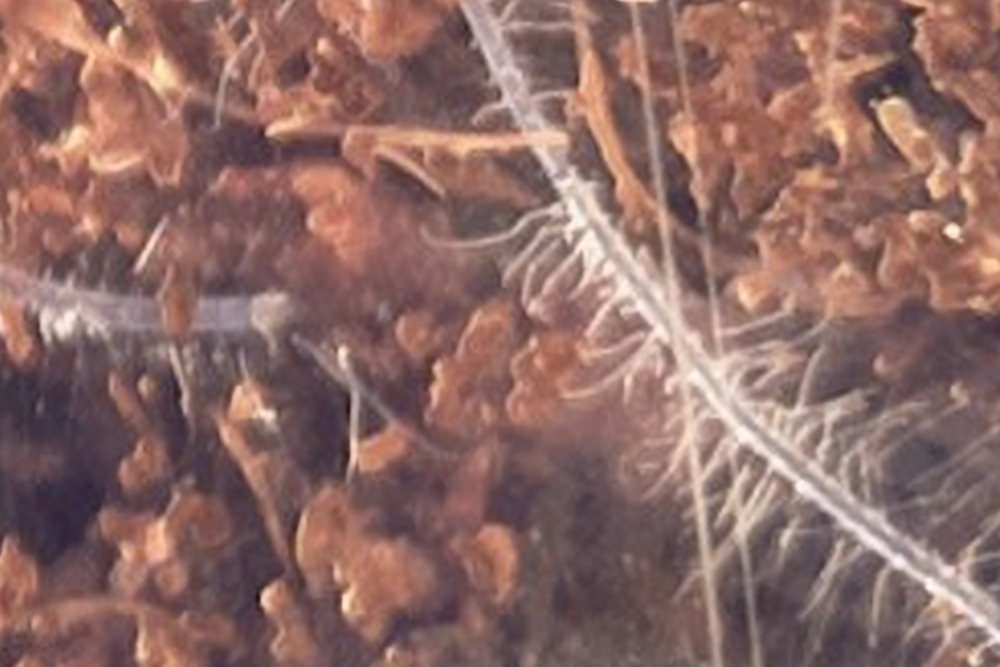
#> input picture results/type_3/arb_sr_x4.png, 1000 x 667 px, shrunk from 1224 x 816 before the run
$ python 'canny_edge detection.py'
#> lines starting #> are read from the running program, lines starting #| are printed output that depends on the picture
#> further down, image is the input picture: shape (667, 1000, 3); mean B, G, R 101.7, 106.6, 142.4
import numpy as np
from scipy import signal
import matplotlib.pyplot as plt
import cv2
import numpy as np
from tqdm import tqdm

"""
This script takes an img and runs edge detection algorithms on it.
canny, sobel operation and hough transformation are performed.
"""


# [31 lines left out: function sobel_edge_detection, not called in this run]


def canny_edge_detection(image, gawss_sigma):
  """
  Performs Canny edge detection on the given img.

  Args:
    image: A numpy array representing the img.

  Returns:
    A numpy array representing the edge detected img.
  """
#> called with gawss_sigma = 1

  # Convert the img to grayscale if it is not already.
  if image.ndim == 3 and image.shape[2] == 3:
    image = np.mean(image, axis=2)
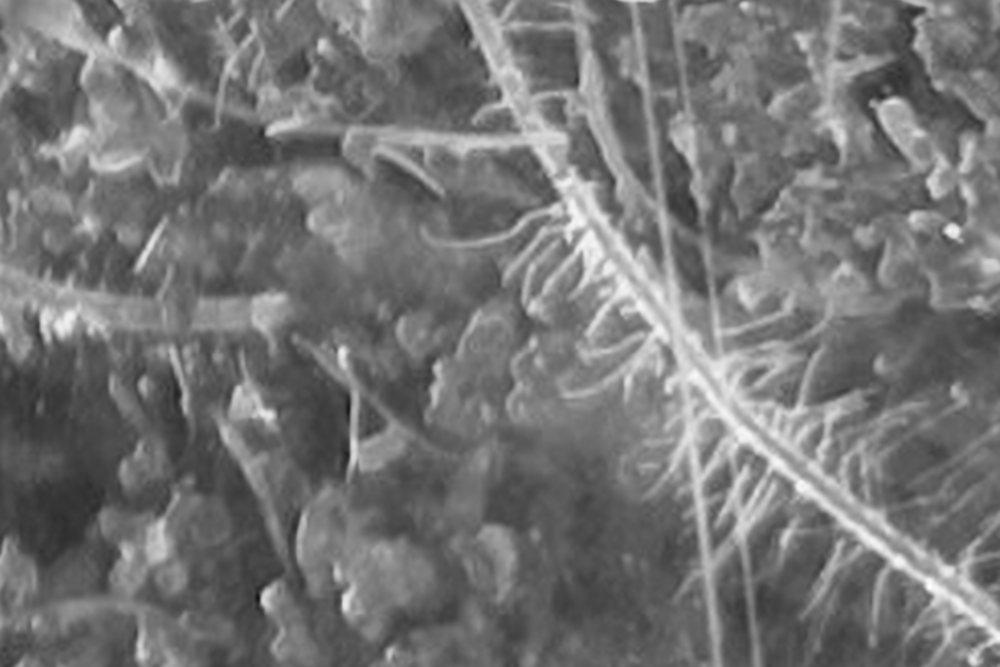
#> image: shape (667, 1000) float64; min 18.67, max 255, mean 116.9

  # Apply Gaussian blur to reduce noise.
  blurred_image = cv2.GaussianBlur(image, (5, 5), gawss_sigma)

  # Convert the blurred img to a depth of CV_8U.
  blurred_image = cv2.convertScaleAbs(blurred_image)

  # Apply Canny edge detection.
  edges = cv2.Canny(blurred_image, 50, 150)
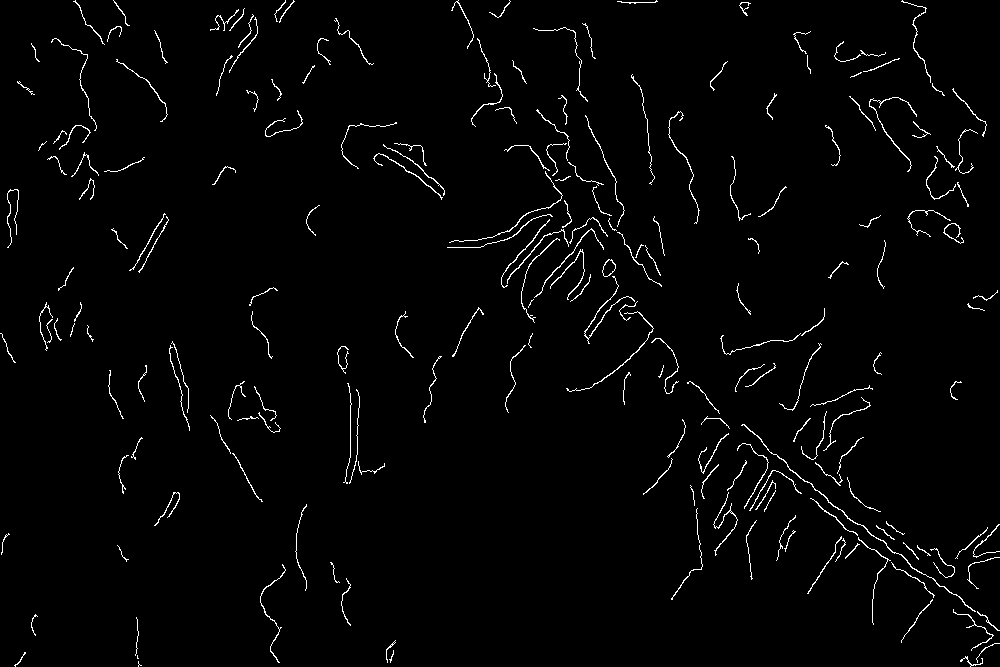
#> edges: shape (667, 1000); 2% white in thin lines or dots

  # Return the edge detected img.
  return edges


# [13 lines left out: function draw_lines, not called in this run]


# image = cv2.imread(r'results\type_2\zoomIn.png')
image = cv2.imread(r'results/type_3/arb_sr_x4.png')

# ========== canny - edge detection ==========
edge_detected_canny = canny_edge_detection(image, 1)
plt.title('canny - edge detection')
plt.imshow(edge_detected_canny, cmap='gray')
plt.show()

$ run again, with results/type_2/zoomIn.png copied over results/type_3/arb_sr_x4.png
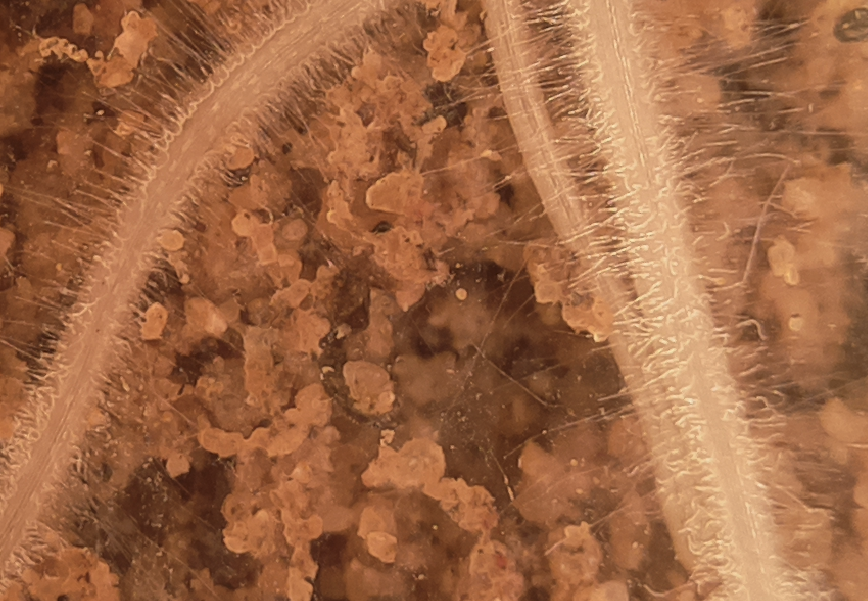
#> input picture results/type_2/zoomIn.png, 868 x 601 px
#> image is the input picture: shape (601, 868, 3); mean B, G, R 68.4, 103.6, 159.4
#> in canny_edge_detection, `image = np.mean(image, axis=2)`:
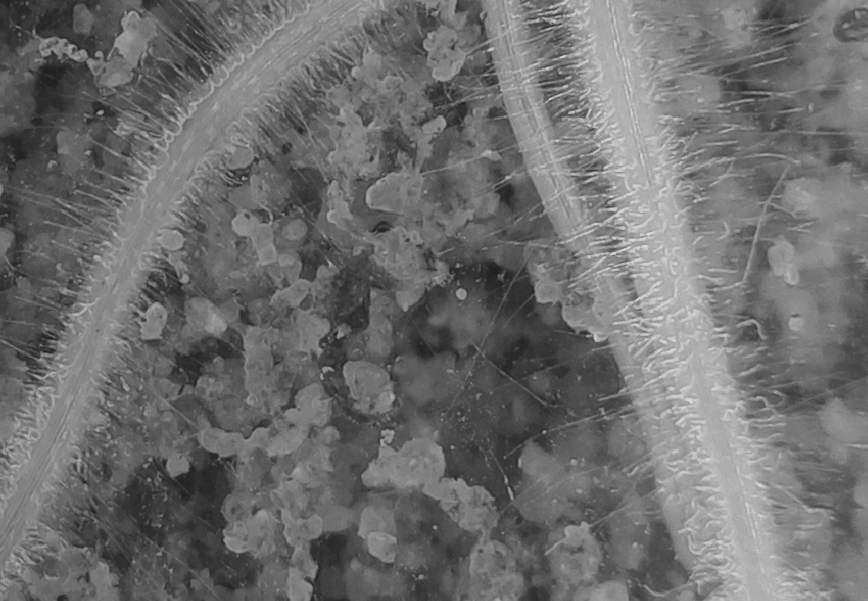
#> image: shape (601, 868) float64; min 28.33, max 226.3, mean 110.4
#> in canny_edge_detection, `edges = cv2.Canny(blurred_image, 50, 150)`:
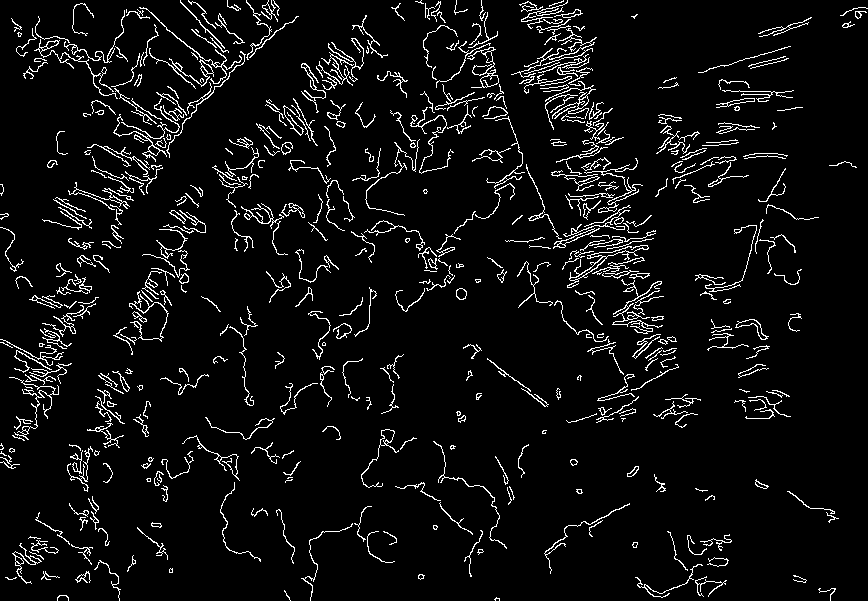
#> edges: shape (601, 868); 5.8% white in thin lines or dots
